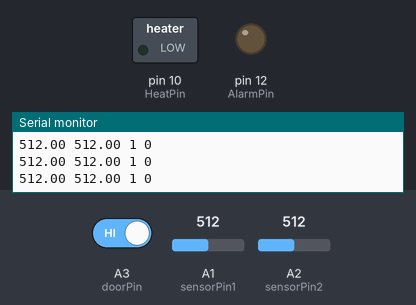
The sketch below on a simulated Arduino Uno, built with avr-gcc and run on an emulated ATmega328P. Shown: switched loads named in the sketch (green lamp = pin HIGH), output pins drawn as LEDs (lit = HIGH), the last lines printed to the serial monitor. The inputs (shaded band) are chosen by the test bench; at power-on: A1 (sensorPin1) = 512, A2 (sensorPin2) = 512, A3 (doorPin) HIGH.

Above: at 1.2 s.
1.3 s: A1 (sensorPin1) set to 549
At 1.9 s:
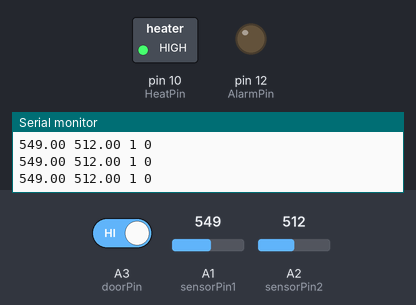
2.8 s: A2 (sensorPin2) set to 646
5.8 s: A2 (sensorPin2) set to 670
At 6.5 s:
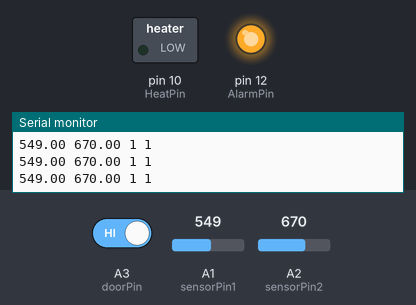
7.4 s: A1 (sensorPin1) set to 566
At 8.6 s:
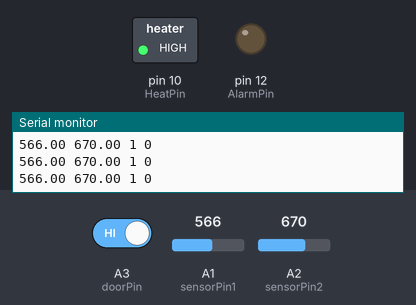
8.9 s: A3 (doorPin) driven LOW
At 10.1 s:
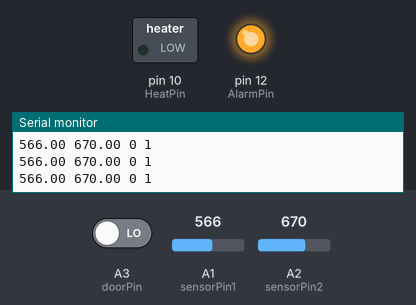
10.5 s: A3 (doorPin) driven HIGH
At 11.1 s:
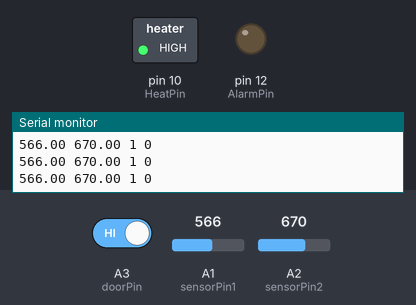
Timing chart, 0 to 13.5 s (numbered marks = the images above; inputs shaded):
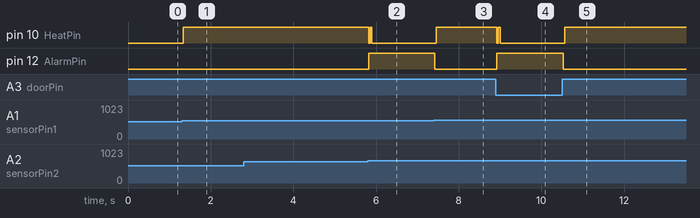

Measured:
- the behaviour switches between 532 and 533 on A1 (sensorPin1) (found by bisection; images 0 and 1)
- the behaviour switches between 658 and 659 on A2 (sensorPin2) (found by bisection; images 1 and 2)
- the behaviour switches between 558 and 559 on A1 (sensorPin1) (found by bisection; images 2 and 3)
- after the input at 1.3 s, pin 10 (HeatPin): LOW → HIGH at once
- after the input at 5.8 s, pin 10 (HeatPin): HIGH → LOW at once, → HIGH 0.04 s later, → LOW 0.04 s later; pin 12 (AlarmPin): LOW → HIGH at once
- after the input at 7.4 s, pin 10 (HeatPin): LOW → HIGH after 0.06 s; pin 12 (AlarmPin): HIGH → LOW at once
- after the input at 8.9 s, pin 10 (HeatPin): HIGH → LOW at once, → HIGH 0.04 s later, → LOW 0.04 s later; pin 12 (AlarmPin): LOW → HIGH at once
- after the input at 10.5 s, pin 10 (HeatPin): LOW → HIGH after 0.06 s; pin 12 (AlarmPin): HIGH → LOW at once

The sketch:

sketch_csm.ino
```cpp
int sensorPin1 = A1;
int sensorPin2 = A2;
float ValT1 = 0;
float ValT2 = 0;
int doorPin = A3;
int doorVal = 0;
const float thresh = 512;
const float hys = 20;
int AlarmPin = 12;
int HeatPin = 10;
bool Alert = false;

void Comparison(float T1,float T2){
if (abs(T1 - T2) < 0.2*T1){
  Alert = false;
} else {
  Alert = true;
}
}

void setup() {
  // put your setup code here, to run once:
 pinMode(doorPin,INPUT_PULLUP);
 pinMode(HeatPin,OUTPUT);
 pinMode(AlarmPin,OUTPUT);
 Serial.begin(9600);
}

void loop() {

// put your main code here, to run repeatedly:
ValT1 = analogRead(sensorPin1);
ValT2 = analogRead(sensorPin2);
doorVal = digitalRead(doorPin);

Serial.print (ValT1);
Serial.print (" ");
Serial.print (ValT2);
Serial.print (" ");
Serial.print (doorVal);
Serial.print (" ");
Serial.println (Alert);


if (ValT1 > thresh + hys){
  digitalWrite(HeatPin, HIGH);
  Alert = false;
}else if (ValT1 < thresh - hys) {
  digitalWrite(HeatPin, LOW);
  Alert = true;
} else {
  Alert = false;
}

if(doorVal == LOW){
  Alert = true;
}

if(Alert == false){
Comparison(ValT1,ValT2);
}

if(Alert == true){
  digitalWrite(AlarmPin, HIGH);
  digitalWrite(HeatPin,LOW);
}else{
  digitalWrite(AlarmPin,LOW);
}

}
```
